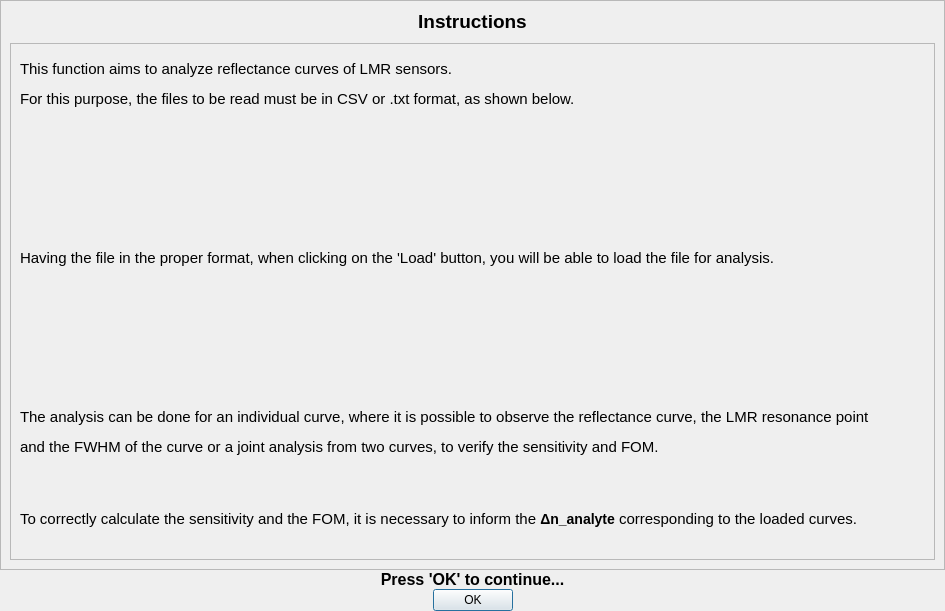
<?xml version="1.0" encoding="UTF-8"?>
<ui version="4.0">
 <class>Dialog</class>
 <widget class="QDialog" name="Dialog">
  <property name="geometry">
   <rect>
    <x>0</x>
    <y>0</y>
    <width>945</width>
    <height>611</height>
   </rect>
  </property>
  <property name="sizePolicy">
   <sizepolicy hsizetype="Fixed" vsizetype="Preferred">
    <horstretch>0</horstretch>
    <verstretch>0</verstretch>
   </sizepolicy>
  </property>
  <property name="windowTitle">
   <string>Dialog</string>
  </property>
  <property name="styleSheet">
   <string notr="true"/>
  </property>
  <layout class="QVBoxLayout" name="verticalLayout_2">
   <property name="spacing">
    <number>0</number>
   </property>
   <property name="leftMargin">
    <number>0</number>
   </property>
   <property name="topMargin">
    <number>0</number>
   </property>
   <property name="rightMargin">
    <number>0</number>
   </property>
   <property name="bottomMargin">
    <number>0</number>
   </property>
   <item>
    <widget class="QFrame" name="frame">
     <property name="frameShape">
      <enum>QFrame::StyledPanel</enum>
     </property>
     <property name="frameShadow">
      <enum>QFrame::Raised</enum>
     </property>
     <layout class="QVBoxLayout" name="verticalLayout">
      <property name="spacing">
       <number>10</number>
      </property>
      <property name="leftMargin">
       <number>9</number>
      </property>
      <item>
       <widget class="QLabel" name="label">
        <property name="text">
         <string>&lt;html&gt;&lt;head/&gt;&lt;body&gt;&lt;p align=&quot;center&quot;&gt;&lt;span style=&quot; font-size:14pt; font-weight:700;&quot;&gt;Instructions&lt;/span&gt;&lt;/p&gt;&lt;/body&gt;&lt;/html&gt;</string>
        </property>
       </widget>
      </item>
      <item>
       <widget class="QScrollArea" name="scrollArea">
        <property name="widgetResizable">
         <bool>true</bool>
        </property>
        <widget class="QWidget" name="scrollAreaWidgetContents">
         <property name="geometry">
          <rect>
           <x>0</x>
           <y>-646</y>
           <width>906</width>
           <height>1177</height>
          </rect>
         </property>
         <layout class="QVBoxLayout" name="verticalLayout_3">
          <property name="spacing">
           <number>25</number>
          </property>
          <item>
           <widget class="QLabel" name="label_2">
            <property name="text">
             <string>&lt;html&gt;&lt;head/&gt;&lt;body&gt;&lt;p&gt;&lt;span style=&quot; font-size:11pt;&quot;&gt;This function aims to analyze reflectance curves of LMR sensors.&lt;/span&gt;&lt;/p&gt;&lt;p align=&quot;justify&quot;&gt;&lt;span style=&quot; font-size:11pt;&quot;&gt;For this purpose, the files to be read must be in CSV or .txt format, as shown below.&lt;/span&gt;&lt;/p&gt;&lt;/body&gt;&lt;/html&gt;</string>
            </property>
           </widget>
          </item>
          <item>
           <widget class="QLabel" name="label_3">
            <property name="styleSheet">
             <string notr="true"/>
            </property>
            <property name="text">
             <string/>
            </property>
            <property name="pixmap">
             <pixmap resource="icons_.qrc">:/icons/ilustração.png</pixmap>
            </property>
            <property name="alignment">
             <set>Qt::AlignCenter</set>
            </property>
           </widget>
          </item>
          <item>
           <widget class="QLabel" name="label_5">
            <property name="text">
             <string>&lt;html&gt;&lt;head/&gt;&lt;body&gt;&lt;p align=&quot;justify&quot;&gt;&lt;span style=&quot; font-size:11pt;&quot;&gt;Having the file in the proper format, when clicking on the 'Load' button, you will be able to load the file for analysis.&lt;/span&gt;&lt;/p&gt;&lt;/body&gt;&lt;/html&gt;</string>
            </property>
           </widget>
          </item>
          <item>
           <widget class="QLabel" name="label_4">
            <property name="text">
             <string/>
            </property>
            <property name="pixmap">
             <pixmap resource="icons_.qrc">:/icons/ilustração 2.png</pixmap>
            </property>
            <property name="scaledContents">
             <bool>false</bool>
            </property>
           </widget>
          </item>
          <item>
           <widget class="QLabel" name="label_6">
            <property name="text">
             <string>&lt;html&gt;&lt;head/&gt;&lt;body&gt;&lt;p align=&quot;justify&quot;&gt;&lt;span style=&quot; font-size:11pt;&quot;&gt;The analysis can be done for an individual curve, where it is possible to observe the reflectance curve, the LMR resonance point &lt;/span&gt;&lt;/p&gt;&lt;p align=&quot;justify&quot;&gt;&lt;span style=&quot; font-size:11pt;&quot;&gt;and the FWHM of the curve or a joint analysis from two curves, to verify the sensitivity and FOM.&lt;/span&gt;&lt;/p&gt;&lt;/body&gt;&lt;/html&gt;</string>
            </property>
           </widget>
          </item>
          <item>
           <widget class="QLabel" name="label_7">
            <property name="text">
             <string>&lt;html&gt;&lt;head/&gt;&lt;body&gt;&lt;p&gt;&lt;span style=&quot; font-size:11pt;&quot;&gt;To correctly calculate the sensitivity and the FOM, it is necessary to inform the &lt;/span&gt;&lt;span style=&quot; font-family:'Arial','sans-serif'; font-size:14px; font-weight:700; color:#000000;&quot;&gt;Δn_analyte&lt;/span&gt;&lt;span style=&quot; font-size:11pt;&quot;&gt; corresponding to the loaded curves.&lt;/span&gt;&lt;/p&gt;&lt;/body&gt;&lt;/html&gt;</string>
            </property>
           </widget>
          </item>
         </layout>
        </widget>
       </widget>
      </item>
     </layout>
    </widget>
   </item>
   <item>
    <widget class="QLabel" name="label_8">
     <property name="text">
      <string>&lt;html&gt;&lt;head/&gt;&lt;body&gt;&lt;p align=&quot;center&quot;&gt;&lt;span style=&quot; font-size:12pt; font-weight:700;&quot;&gt;Press 'OK' to continue...&lt;/span&gt;&lt;/p&gt;&lt;/body&gt;&lt;/html&gt;</string>
     </property>
    </widget>
   </item>
   <item>
    <widget class="QDialogButtonBox" name="buttonBox">
     <property name="orientation">
      <enum>Qt::Horizontal</enum>
     </property>
     <property name="standardButtons">
      <set>QDialogButtonBox::Ok</set>
     </property>
     <property name="centerButtons">
      <bool>true</bool>
     </property>
    </widget>
   </item>
  </layout>
 </widget>
 <resources>
  <include location="icons_.qrc"/>
 </resources>
 <connections>
  <connection>
   <sender>buttonBox</sender>
   <signal>accepted()</signal>
   <receiver>Dialog</receiver>
   <slot>accept()</slot>
   <hints>
    <hint type="sourcelabel">
     <x>248</x>
     <y>254</y>
    </hint>
    <hint type="destinationlabel">
     <x>157</x>
     <y>274</y>
    </hint>
   </hints>
  </connection>
  <connection>
   <sender>buttonBox</sender>
   <signal>rejected()</signal>
   <receiver>Dialog</receiver>
   <slot>reject()</slot>
   <hints>
    <hint type="sourcelabel">
     <x>316</x>
     <y>260</y>
    </hint>
    <hint type="destinationlabel">
     <x>286</x>
     <y>274</y>
    </hint>
   </hints>
  </connection>
 </connections>
</ui>
